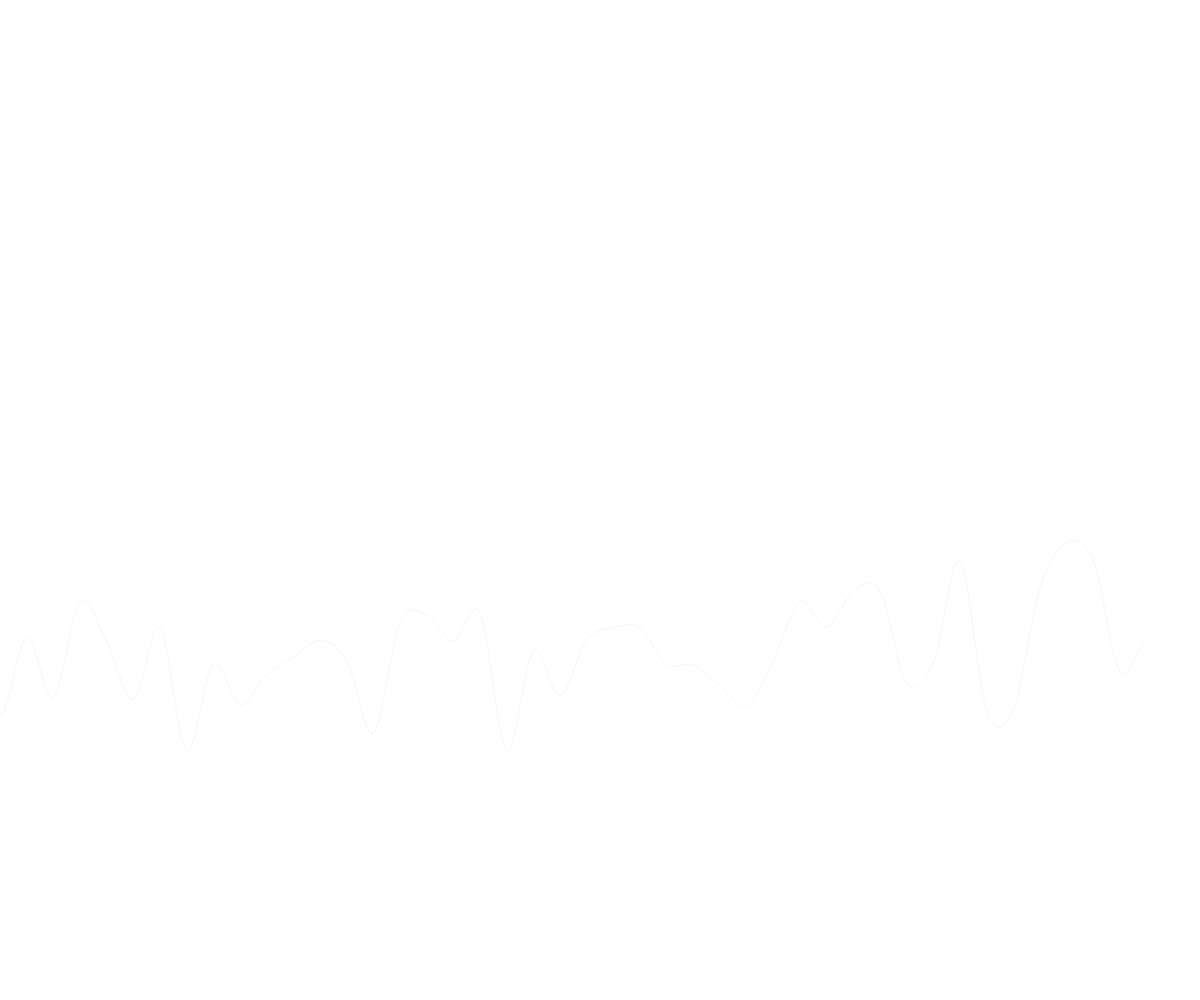
Frame 1 (no input)
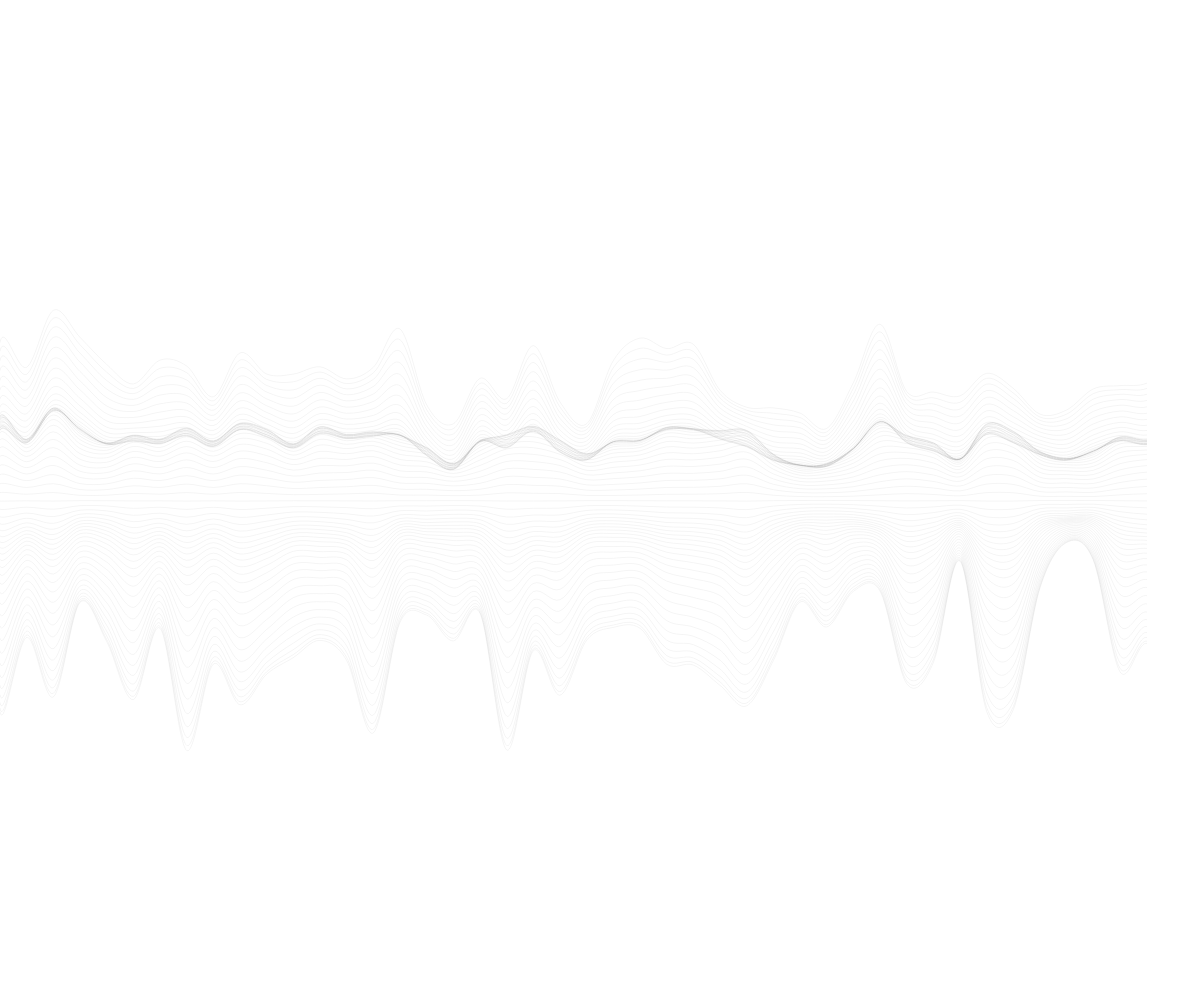
Frame 60 (no input)
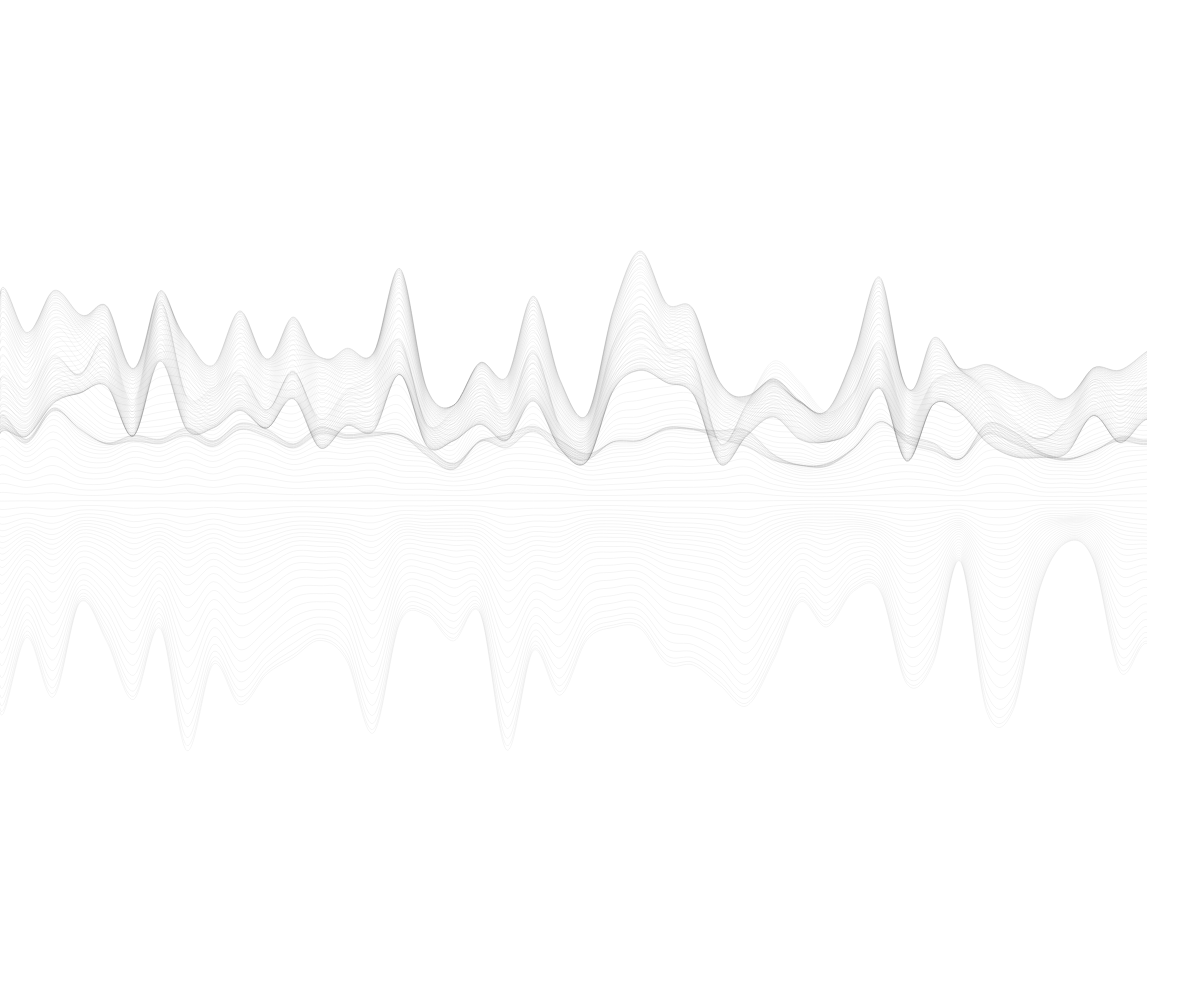
Frame 120 (the mouse pressed at the canvas centre since frame 60)

The p5.js sketch that drew these frames (run headless with seeded random() and noise() and a simulated clock; from frame 60 on, the mouse is pressed at the canvas centre):

// p5.js sketch
// ── sketch.js

var numPoints = 45;
var nStart = 0;
var ampDist = 15;
var thickness = 0.05;
var ampCurve;

var hop;

function setup() {

  createCanvas(window.innerWidth, window.innerHeight);

  // Line quality
  strokeWeight(thickness);
  strokeJoin(ROUND);

  ampCurve = height/8;
}

function draw() {

  // Line color
  //stroke(0,130,164);

  // Space between each point
  hop = width/numPoints;
  noFill();

  nStart += 0.01;
  var yDistort = noise(nStart)-0.5;

  // Draw line
  beginShape();
  curveVertex(0, height/2);

  for (var i = 0; i < width; i=i+hop) {
    curveVertex(i, noise(i,nStart)*ampCurve*yDistort*ampDist+height/2);
  }
  endShape();
}
